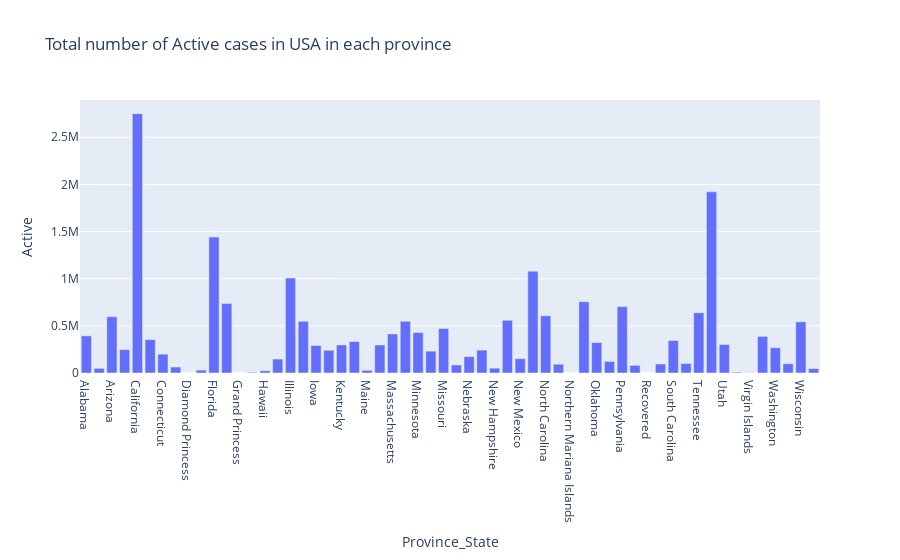

Source (notebook cell):
### Markdown cell above
### Plot Province/State Wise Active Cases in USA

### Code cell
country_1 = covid_data[covid_data['Country_Region'] == 'US']
deaths_us = country_1.groupby('Province_State')['Active'].sum().reset_index()


fig = px.bar(deaths_us, x= 'Province_State', y= 'Active', title='Total number of Active cases in USA in each province')
fig.show()

### Figure 1 — Plotly figure (JSON) as saved in the notebook; plotly's stock layout.template omitted (floating-point values rounded to 4 significant figures)
{"data": [{"alignmentgroup": "True", "hovertemplate": "Province_State=%{x}<br>Active=%{y}<extra></extra>", "legendgroup": "", "marker": {"color": "#636efa", "pattern": {"shape": ""}}, "name": "", "offsetgroup": "", "orientation": "v", "showlegend": false, "textposition": "auto", "type": "bar", "x": ["Alabama", "Alaska", "Arizona", "Arkansas", "California", "Colorado", "Connecticut", "Delaware", "Diamond Princess", "District of Columbia", "Florida", "Georgia", "Grand Princess", "Guam", "Hawaii", "Idaho", "Illinois", "Indiana", "Iowa", "Kansas", "Kentucky", "Louisiana", "Maine", "Maryland", "Massachusetts", "Michigan", "Minnesota", "Mississippi", "Missouri", "Montana", "Nebraska", "Nevada", "New Hampshire", "New Jersey", "New Mexico", "New York", "North Carolina", "North Dakota", "Northern Mariana Islands", "Ohio", "Oklahoma", "Oregon", "Pennsylvania", "Puerto Rico", "Recovered", "Rhode Island", "South Carolina", "South Dakota", "Tennessee", "Texas", "Utah", "Vermont", "Virgin Islands", "Virginia", "Washington", "West Virginia", "Wisconsin", "Wyoming"], "xaxis": "x", "y": [393851, 49755, 597309, 247736, 2750669, 353757, 199670, 63347, 49, 30644, 1441893, 737395, 100, 7275, 23589, 147707, 1006442, 548634, 292044, 241572, 297521, 333598, 28587, 297162, 414061, 548408, 428682, 231722, 471444, 85048, 173883, 242859, 51509, 559396, 152222, 1080226, 606930, 93206, 123, 756078, 322539, 122873, 704110, 81014, 0, 95552, 344326, 101331, 638746, 1921602, 302333, 8634, 2119, 388334, 267897, 98208, 542567, 46230], "yaxis": "y"}], "layout": {"barmode": "relative", "legend": {"tracegroupgap": 0}, "title": {"text": "Total number of Active cases in USA in each province"}, "xaxis": {"anchor": "y", "domain": [0, 1], "title": {"text": "Province_State"}}, "yaxis": {"anchor": "x", "domain": [0, 1], "title": {"text": "Active"}}}}
